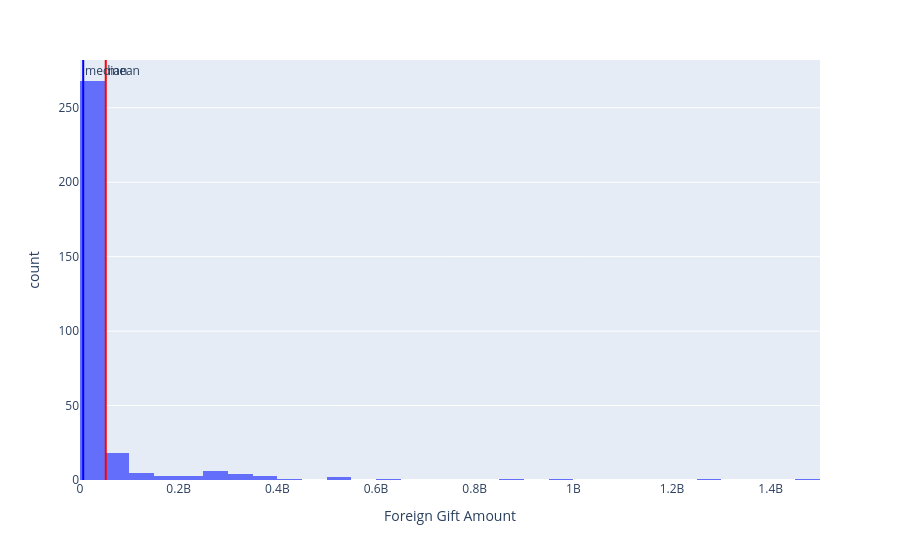

The cell this chart's notebook holds for it:
### Code cell
totals_hist = px.histogram(total_amounts, x="Foreign Gift Amount")
totals_hist.add_vline(x=totals_mean, line_color = "red", annotation_text="mean")
totals_hist.add_vline(x=totals_median, line_color = "blue", annotation_text="median")
totals_hist.show()

### Figure 1 — Plotly figure (JSON) as saved in the notebook; plotly's stock layout.template omitted (floating-point values rounded to 4 significant figures; data arrays with more than 128 entries replaced by an {"elided": "..."} marker saying what was removed)
{"data": [{"bingroup": "x", "hovertemplate": "Foreign Gift Amount=%{x}<br>count=%{y}<extra></extra>", "legendgroup": "", "marker": {"color": "#636efa", "pattern": {"shape": ""}}, "name": "", "orientation": "v", "showlegend": false, "type": "histogram", "x": {"elided": "318 int values"}, "xaxis": "x", "yaxis": "y"}], "layout": {"annotations": [{"showarrow": false, "text": "mean", "x": 52200000.0, "xanchor": "left", "xref": "x", "y": 1, "yanchor": "top", "yref": "y domain"}, {"showarrow": false, "text": "median", "x": 6487000.0, "xanchor": "left", "xref": "x", "y": 1, "yanchor": "top", "yref": "y domain"}], "barmode": "relative", "legend": {"tracegroupgap": 0}, "margin": {"t": 60}, "shapes": [{"line": {"color": "red"}, "type": "line", "x0": 52200000.0, "x1": 52200000.0, "xref": "x", "y0": 0, "y1": 1, "yref": "y domain"}, {"line": {"color": "blue"}, "type": "line", "x0": 6487000.0, "x1": 6487000.0, "xref": "x", "y0": 0, "y1": 1, "yref": "y domain"}], "xaxis": {"anchor": "y", "domain": [0, 1], "title": {"text": "Foreign Gift Amount"}}, "yaxis": {"anchor": "x", "domain": [0, 1], "title": {"text": "count"}}}}
